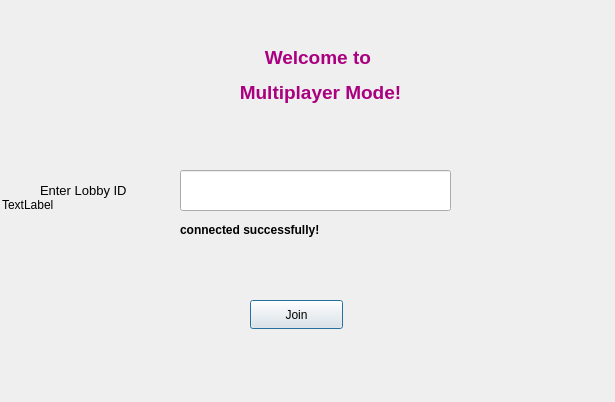
<?xml version="1.0" encoding="UTF-8"?>
<ui version="4.0">
 <class>Dialog</class>
 <widget class="QDialog" name="Dialog">
  <property name="geometry">
   <rect>
    <x>0</x>
    <y>0</y>
    <width>615</width>
    <height>402</height>
   </rect>
  </property>
  <property name="windowTitle">
   <string>Dialog</string>
  </property>
  <widget class="QLabel" name="label">
   <property name="geometry">
    <rect>
     <x>190</x>
     <y>10</y>
     <width>261</width>
     <height>131</height>
    </rect>
   </property>
   <property name="text">
    <string>&lt;html&gt;&lt;head/&gt;&lt;body&gt;&lt;p align=&quot;center&quot;&gt;&lt;span style=&quot; font-size:14pt; font-weight:700; color:#aa007f;&quot;&gt;Welcome to &lt;/span&gt;&lt;/p&gt;&lt;p align=&quot;center&quot;&gt;&lt;span style=&quot; font-size:14pt; font-weight:700; color:#aa007f;&quot;&gt;Multiplayer Mode!&lt;/span&gt;&lt;/p&gt;&lt;/body&gt;&lt;/html&gt;</string>
   </property>
  </widget>
  <widget class="QLabel" name="labelStatus">
   <property name="geometry">
    <rect>
     <x>180</x>
     <y>220</y>
     <width>171</width>
     <height>20</height>
    </rect>
   </property>
   <property name="text">
    <string>&lt;html&gt;&lt;head/&gt;&lt;body&gt;&lt;p&gt;&lt;span style=&quot; font-weight:700;&quot;&gt;connected successfully!&lt;/span&gt;&lt;/p&gt;&lt;/body&gt;&lt;/html&gt;</string>
   </property>
  </widget>
  <widget class="QPushButton" name="pushButton">
   <property name="geometry">
    <rect>
     <x>250</x>
     <y>300</y>
     <width>93</width>
     <height>29</height>
    </rect>
   </property>
   <property name="text">
    <string>Join</string>
   </property>
  </widget>
  <widget class="QLineEdit" name="lineEditIP">
   <property name="geometry">
    <rect>
     <x>180</x>
     <y>170</y>
     <width>271</width>
     <height>41</height>
    </rect>
   </property>
  </widget>
  <widget class="QLabel" name="labelLobbyID">
   <property name="geometry">
    <rect>
     <x>40</x>
     <y>180</y>
     <width>121</width>
     <height>21</height>
    </rect>
   </property>
   <property name="text">
    <string>&lt;html&gt;&lt;head/&gt;&lt;body&gt;&lt;p&gt;&lt;span style=&quot; font-size:10pt;&quot;&gt;Enter Lobby ID&lt;/span&gt;&lt;/p&gt;&lt;/body&gt;&lt;/html&gt;</string>
   </property>
  </widget>
  <widget class="QLabel" name="labelLobbyBackground">
   <property name="geometry">
    <rect>
     <x>2</x>
     <y>-1</y>
     <width>621</width>
     <height>411</height>
    </rect>
   </property>
   <property name="text">
    <string>TextLabel</string>
   </property>
  </widget>
  <zorder>labelLobbyBackground</zorder>
  <zorder>label</zorder>
  <zorder>labelStatus</zorder>
  <zorder>pushButton</zorder>
  <zorder>lineEditIP</zorder>
  <zorder>labelLobbyID</zorder>
 </widget>
 <resources/>
 <connections/>
</ui>
